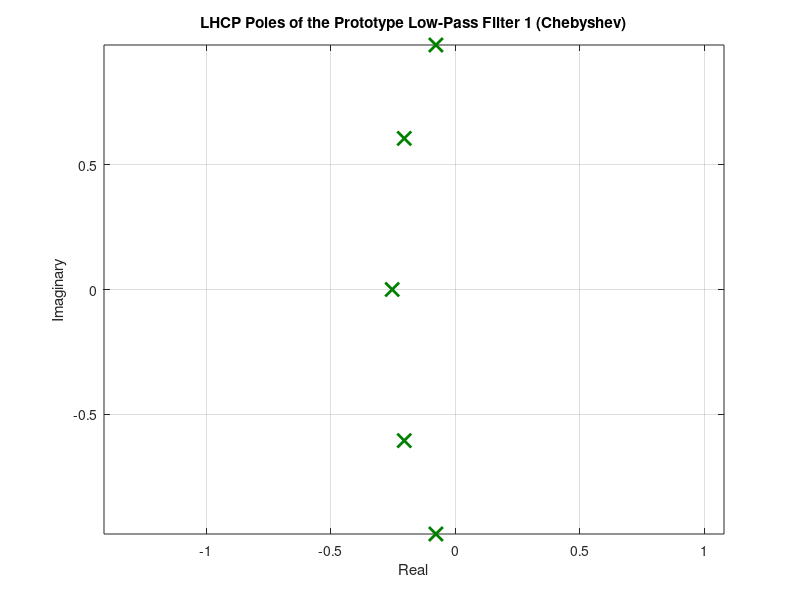

Write the MATLAB code that produced this figure. (Note: this script raises an error after producing the figure.)
%% Specifications and Initial Setup
clear;
close all;
clc;

% Sampling Parameters
Fs = 630e3; % Sampling frequency (Hz)

% Band Specifications (Hz)
f_pass1 = [65e3 95e3]; % First passband
f_pass2 = [210e3 240e3]; % Second passband
f_trans = 5e3; % Transition bandwidth
delta_1 = 0.15;
delta_2 = 0.15;

% Calculate stopband frequencies
f_stop1 = [f_pass1(1)-f_trans f_pass1(2)+f_trans];
f_stop2 = [f_pass2(1)-f_trans f_pass2(2)+f_trans];
fprintf('f_stop1 = %g, f_stop2 = %g\n', f_stop1/1000, f_stop2/1000);

omega_p1(1) = 2 * pi * f_pass1(1) / Fs; % Normalized passband edge (Group I)
omega_p1(2) = 2 * pi * f_pass1(2) / Fs; % Normalized passband edge (Group I)
omega_s1(1) = 2 * pi * f_stop1(1) / Fs; % Normalized stopband edge (Group I)
omega_s1(2) = 2 * pi * f_stop1(2) / Fs; % Normalized stopband edge (Group I)
fprintf('omega_p1 = %g to %g, omega_s1 = %g to %g \n', omega_p1(1), omega_p1(2), omega_s1(1), omega_s1(2));

omega_p2(1) = 2 * pi * f_pass2(1) / Fs; % Normalized passband edge (Group II)
omega_p2(2) = 2 * pi * f_pass2(2) / Fs; % Normalized passband edge (Group II)
omega_s2(1) = 2 * pi * f_stop2(1) / Fs; % Normalized stopband edge (Group II)
omega_s2(2) = 2 * pi * f_stop2(2) / Fs; % Normalized stopband edge (Group II)
fprintf('omega_p2 = %g to %g, omega_s2 = %g to %g \n', omega_p2(1), omega_p2(2), omega_s2(1), omega_s2(2));

% Calculating D1 and D2 to find out N
D1 = (1 / (1 - delta_1)^2) - 1;
D2 = (1 / delta_2^2) - 1;
fprintf('D1 = %g and D2 = %g\n', D1, D2);

% Computing Capital Omega
Omega_p1(1) = tan(omega_p1(1)/2);
Omega_p1(2) = tan(omega_p1(2)/2);
Omega_s1(1) = tan(omega_s1(1)/2);
Omega_s1(2) = tan(omega_s1(2)/2);
B_1 = Omega_p1(2)-Omega_p1(1);
Omega0_1 = sqrt(Omega_p1(2) * Omega_p1(1));

Omega_p2(1) = tan(omega_p2(1)/2);
Omega_p2(2) = tan(omega_p2(2)/2);
Omega_s2(1) = tan(omega_s2(1)/2);
Omega_s2(2) = tan(omega_s2(2)/2);
B_2 = Omega_p2(2)-Omega_p2(1);
Omega0_2 = sqrt(Omega_p2(2) * Omega_p2(1));

% Add a check to ensure the frequencies are valid
if any(omega_p1 > pi) || any(omega_s1 > pi) || any(omega_p2 > pi) || any(omega_s2 > pi)
    error('Normalized frequencies exceed Nyquist range (0 to pi).');
end

% Transforming to Low-pass
LP_Omega_p1(1) = -1;
LP_Omega_p1(2) = 1;
LP_Omega_s1(1) = ((Omega_s1(1))^2 - (Omega0_1)^2)/(B_1 * Omega_s1(1));
LP_Omega_s1(2) = ((Omega_s1(2))^2 - (Omega0_1)^2)/(B_1 * Omega_s1(2));

LP_Omega_p2(1) = -1;
LP_Omega_p2(2) = 1;
LP_Omega_s2(1) = ((Omega_s2(1))^2 - (Omega0_2)^2)/(B_2 * Omega_s2(1));
LP_Omega_s2(2) = ((Omega_s2(2))^2 - (Omega0_2)^2)/(B_2 * Omega_s2(2));

% For calculating N and Omega_c, we consider the min of either of the 
% LP_Omega_s(1) and LP_Omega_s(2) so as to enforce the more strigent
% condition
LP_Omega_s1_min = min(abs(LP_Omega_s1(1)), abs(LP_Omega_s1(2)));
LP_Omega_s2_min = min(abs(LP_Omega_s2(1)), abs(LP_Omega_s2(2)));
fprintf('LP_Omega_s1_min = %g and LP_Omega_s2_min = %g\n', LP_Omega_s1_min, LP_Omega_s2_min);

% Calculate order and LP_OmegaC for Group I (Chebyshev)
N1 = ceil(acosh(sqrt(D2/D1)) / acosh(LP_Omega_s1_min));
LP_OMegaC_1_min = 1/((D1)^(0.5/N1));
LP_OMegaC_1_max = LP_Omega_s1_min/((D2)^(0.5/N1));
LP_OmegaC_1 = (LP_OMegaC_1_min + LP_OMegaC_1_max)/2;

% Calculate order and LP_OmegaC for Group II (Chebyshev)
N2 = ceil(acosh(sqrt(D2/D1)) / acosh(LP_Omega_s2_min));
LP_OmegaC_2 = (1/(D1)^(0.5/N2) + LP_Omega_s2_min/((D2)^(0.5/N2)))/2;

fprintf('N1 = %d and N2 = %d\n', N1, N2);
fprintf('LP_OmegaC_1 = %g and LP_OmegaC_2 = %g\n', LP_OmegaC_1, LP_OmegaC_2);

% Use the higher order to ensure both bands meet specifications
N = max(N1, N2);
fprintf('Max required filter order: %g\n', N);

%% Print Design Specifications
fprintf('\n=== Filter Design Specifications ===\n');
fprintf('Sampling Frequency: %.2f kHz\n', Fs/1000);
fprintf('\nFirst Passband: %.2f - %.2f kHz\n', f_pass1(1)/1000, f_pass1(2)/1000);
fprintf('First Stopband: %.2f - %.2f kHz\n', f_stop1(1)/1000, f_stop1(2)/1000);
fprintf('\nSecond Passband: %.2f - %.2f kHz\n', f_pass2(1)/1000, f_pass2(2)/1000);
fprintf('Second Stopband: %.2f - %.2f kHz\n', f_stop2(1)/1000, f_stop2(2)/1000);
fprintf('\nTransition Width: %.2f kHz\n', f_trans/1000);
fprintf('\nN1: %.2f and N2: %.2f\n', N1, N2);
fprintf('Filter Order: %d\n', N);

%% Print Transfer Function Details
fprintf('\n=== Transfer Function Information ===\n');
fprintf('First Band:\n');
fprintf('Center Frequency (W01): %.4f\n', LP_OmegaC_1);
fprintf('Bandwidth (B1): %.4f\n', B_1);
fprintf('\nSecond Band:\n');
fprintf('Center Frequency (W02): %.4f\n', LP_OmegaC_2);
fprintf('Bandwidth (B2): %.4f\n', B_2);

%% Print Filter Equations
fprintf('\n=== Filter Equations ===\n');
fprintf('\nFrequency Transformation:\n');
fprintf('s -> (s^2 + W0^2)/(Bs)\n');
fprintf('\nBilinear Transform:\n');
fprintf('s -> (z-1)/(z+1)\n');

%% Design First Bandpass Filter (Chebyshev)
% Calculate Chebyshev poles for prototype LPF
epsilon1 = sqrt(D1);
eta1 = asinh(1/epsilon1) / N1;
poles_LHCP_1 = zeros(1, N1);
fprintf('Calculated poles for the prototype LPF 1 (Chebyshev):\n');
for k = 1:N1
    theta = (2*k - 1)*pi/(2*N1);
    sigma = sinh(eta1)*sin(theta);
    omega = cosh(eta1)*cos(theta);
    poles_LHCP_1(k) = -sigma + 1i*omega;
    fprintf('Pole (%d) = %.4f + %.4fi\n', k, real(poles_LHCP_1(k)), imag(poles_LHCP_1(k)));
end

% Plot the LHCP poles on the complex plane
figure;
plot(real(poles_LHCP_1), imag(poles_LHCP_1), 'x', 'MarkerSize', 10, 'LineWidth', 2, 'Color', [0, 0.5, 0]);
title('LHCP Poles of the Prototype Low-Pass Filter 1 (Chebyshev)');
xlabel('Real');
ylabel('Imaginary');
grid on;
axis equal;

% Normalize coefficients
den_lpf1 = poly(poles_LHCP_1);

% % Adjust DC gain for Chebyshev Type I filter
if mod(N1, 2) == 0
    desired_H0 = 1 / sqrt(1 + epsilon1^2); % Desired DC gain for even-order Chebyshev
else
    desired_H0 = 1; % Desired DC gain for odd-order Chebyshev
end
num_lpf1 = den_lpf1(end) * desired_H0; % Scale numerator to adjust DC gain

% Convert to bandpass using frequency transformation
syms s z;
analog_lpf1(s) = poly2sym(num_lpf1,s)/poly2sym(den_lpf1,s);
analog_bpf1(s) = analog_lpf1(((s*s) + (Omega0_1*Omega0_1))/((B_1)*s));

% Apply Bilinear Transform
digital_bpf1(z) = analog_bpf1((1-z)/(1+z));
fprintf('BPF_1 Digital Transfer Function:\n');
disp(digital_bpf1(z));

% Print coefficients of BPF_1
[num_bpf1_sym, den_bpf1_sym] = numden(digital_bpf1(z));
num_bpf1 = sym2poly(expand(num_bpf1_sym));
den_bpf1 = sym2poly(expand(den_bpf1_sym));

% Normalize coefficients
num_bpf1 = num_bpf1/den_bpf1(1);
den_bpf1 = den_bpf1/den_bpf1(1);

fprintf('\n=== First Filter Coefficients After Bilinear Transformation ===\n');
fprintf('Numerator coefficients (b1):\n');
for i = 1:length(num_bpf1)
    fprintf('b1(%d) = %.10g\n', i-1, num_bpf1(i));
end
fprintf('\nDenominator coefficients (a1):\n');
for i = 1:length(den_bpf1)
    fprintf('a1(%d) = %.10g\n', i-1, den_bpf1(i));
end

%% Design Second Bandpass Filter (Chebyshev)
% Calculate Chebyshev poles for prototype LPF
epsilon2 = sqrt(D1);
eta2 = asinh(1/epsilon2) / N2;
poles_LHCP_2 = zeros(1, N2);
fprintf('Calculated poles for the prototype LPF 2 (Chebyshev):\n');
for k = 1:N2
    theta = (2*k - 1)*pi/(2*N2);
    sigma = sinh(eta2)*sin(theta);
    omega = cosh(eta2)*cos(theta);
    poles_LHCP_2(k) = -sigma + 1i*omega;
    fprintf('Pole (%d) = %.4f + %.4fi\n', k, real(poles_LHCP_2(k)), imag(poles_LHCP_2(k)));
end

% Plot the LHCP poles on the complex plane
figure;
plot(real(poles_LHCP_2), imag(poles_LHCP_2), 'x', 'MarkerSize', 10, 'LineWidth', 2, 'Color', [0, 0.5, 0]);
title('LHCP Poles of the Prototype Low-Pass Filter 2 (Chebyshev)');
xlabel('Real');
ylabel('Imaginary');
grid on;
axis equal;

% Normalize coefficients
den_lpf2 = poly(poles_LHCP_2);

% % Adjust DC gain for Chebyshev Type II filter
if mod(N2, 2) == 0
    desired_H0 = 1 / sqrt(1 + epsilon2^2); % Desired DC gain for even-order Chebyshev
else
    desired_H0 = 1; % Desired DC gain for odd-order Chebyshev
end
num_lpf2 = den_lpf2(end) * desired_H0; % Scale numerator to adjust DC gain

% Convert to bandpass using frequency transformation
syms s z;
analog_lpf2(s) = poly2sym(num_lpf2,s)/poly2sym(den_lpf2,s);
analog_bpf2(s) = analog_lpf2(((s*s) + (Omega0_2*Omega0_2))/((B_2)*s));

% Apply Bilinear Transform
digital_bpf2(z) = analog_bpf2((1-z)/(1+z));
fprintf('BPF_2 Digital Transfer Function:\n');
disp(digital_bpf2(z));

% Print coefficients of BPF_2
[num_bpf2_sym, den_bpf2_sym] = numden(digital_bpf2(z));
num_bpf2 = sym2poly(expand(num_bpf2_sym));
den_bpf2 = sym2poly(expand(den_bpf2_sym));

% Normalize coefficients
num_bpf2 = num_bpf2/den_bpf2(1);
den_bpf2 = den_bpf2/den_bpf2(1);

fprintf('\n=== Second Filter Coefficients After Bilinear Transformation ===\n');
fprintf('Numerator coefficients (b2):\n');
for i = 1:length(num_bpf2)
    fprintf('b2(%d) = %.10g\n', i-1, num_bpf2(i));
end
fprintf('\nDenominator coefficients (a2):\n');
for i = 1:length(den_bpf2)
    fprintf('a2(%d) = %.10g\n', i-1, den_bpf2(i));
end

%% Combine Discrete Filters
num_discrete_total = conv(num_bpf1, den_bpf2) + conv(num_bpf2, den_bpf1);
den_discrete_total = conv(den_bpf1, den_bpf2);

% Normalize combined filter coefficients
num_discrete_total = num_discrete_total/den_discrete_total(1);
den_discrete_total = den_discrete_total/den_discrete_total(1);

%% Print Coefficients After Bilinear Transformation
fprintf('\n=== Combined Filter Coefficients (NORMALIZED) After Bilinear Transformation ===\n');
fprintf('Numerator coefficients (b_total):\n');
for i = 1:length(num_discrete_total)
    fprintf('b_total(%d) = %.10g\n', i-1, num_discrete_total(i));
end
fprintf('\nDenominator coefficients (a_total):\n');
for i = 1:length(den_discrete_total)
    fprintf('a_total(%d) = %.10g\n', i-1, den_discrete_total(i));
end

% Print Transfer Function After Bilinear Transformation
fprintf('\n=== Transfer Function After Bilinear Transformation ===\n');
fprintf('H(z) = ');
for i = 1:length(num_discrete_total)
    fprintf('%.10g * z^%d ', num_discrete_total(i), i-1);
    if i < length(num_discrete_total)
        fprintf('+ ');
    end
end
fprintf('/\n');
for i = 1:length(den_discrete_total)
    fprintf('%.10g * z^%d ', den_discrete_total(i), i-1);
    if i < length(den_discrete_total)
        fprintf('+ ');
    end
end
fprintf('\n');

%% All Plots
fs = 630e3;  % Sampling frequency in Hz
f = linspace(0, fs/2, 1024);  % Frequency axis from 0 to Nyquist

[H1, w1] = freqz(num_bpf1, den_bpf1, 1024, fs); % Frequency response 
% Plot Magnitude Response
figure; hold on; grid on;
plot(w1, abs(H1), 'b', 'LineWidth', 2);  % Plot frequency response in blue
xlabel('Frequency (KHz)');
ylabel('Magnitude');
yline(0.15, '--k', 'Tolerance 0.15', 'LabelHorizontalAlignment', 'left'); 
yline(0.85, '--k', 'Tolerance 0.85', 'LabelHorizontalAlignment', 'left');

% Find intersection points for y=0.15
crossing_015_indices_1 = find(diff(sign(abs(H1) - 0.15))); % Find indices where the magnitude crosses 0.15
intersect_015_1 = w1(crossing_015_indices_1); % Frequencies at these indices

% Find intersection points for y=0.85
crossing_085_indices_1 = find(diff(sign(abs(H1) - 0.85))); % Find indices where the magnitude crosses 0.85
intersect_085_1 = w1(crossing_085_indices_1); % Frequencies at these indices

% Mark the intersection points
plot(intersect_015_1, 0.15*ones(size(intersect_015_1)), 'ro', 'MarkerFaceColor', 'r'); % Red markers for y=0.15 intersections
plot(intersect_085_1, 0.85*ones(size(intersect_085_1)), 'go', 'MarkerFaceColor', 'g'); % Green markers for y=0.85 intersections

% Label the intersection points for y = 0.15
for i = 1:length(intersect_015_1)
    text(intersect_015_1(i), 0.15, sprintf('%.1f kHz', intersect_015_1(i)/1e3), 'VerticalAlignment', 'bottom', 'HorizontalAlignment', 'right');
end

% Label the intersection points for y = 0.85
for i = 1:length(intersect_085_1)
    text(intersect_085_1(i), 0.85, sprintf('%.1f kHz', intersect_085_1(i)/1e3), 'VerticalAlignment', 'top', 'HorizontalAlignment', 'left');
end

% Labels and Legends
xlabel('Frequency (Hz)');
ylabel('Magnitude Response');
title('Magnitude Response of First Passband Chebyshev Filter');
legend({'Magnitude Response', 'Tolerance of Passband', 'Tolerance of Passband'}, 'Location', 'Best');
hold off;
 

[H2, w2] = freqz(num_bpf2, den_bpf2, 1024, fs); % Frequency response
% Plot Magnitude Response
figure; hold on; grid on;
plot(w2, abs(H2), 'b', 'LineWidth', 2);  % Plot frequency response in blue
xlabel('Frequency (KHz)');
ylabel('Magnitude');
title('Magnitude Response of Second Passband Chebyshev Filter');
yline(0.15, '--k', 'Tolerance 0.15', 'LabelHorizontalAlignment', 'left'); 
yline(0.85, '--k', 'Tolerance 0.85', 'LabelHorizontalAlignment', 'left');

% Find intersection points for y=0.15
crossing_015_indices_2 = find(diff(sign(abs(H2) - 0.15))); % Find indices where the magnitude crosses 0.15
intersect_015_2 = w2(crossing_015_indices_2); % Frequencies at these indices

% Find intersection points for y=0.85
crossing_085_indices_2 = find(diff(sign(abs(H2) - 0.85))); % Find indices where the magnitude crosses 0.85
intersect_085_2 = w2(crossing_085_indices_2); % Frequencies at these indices

% Mark the intersection points
plot(intersect_015_2, 0.15*ones(size(intersect_015_2)), 'ro', 'MarkerFaceColor', 'r'); % Red markers for y=0.15 intersections
plot(intersect_085_2, 0.85*ones(size(intersect_085_2)), 'go', 'MarkerFaceColor', 'g'); % Green markers for y=0.85 intersections

% Label the intersection points for y = 0.15
for i = 1:length(intersect_015_2)
    text(intersect_015_2(i), 0.15, sprintf('%.1f kHz', intersect_015_2(i)/1e3), 'VerticalAlignment', 'bottom', 'HorizontalAlignment', 'right');
end

% Label the intersection points for y = 0.85
for i = 1:length(intersect_085_2)
    text(intersect_085_2(i), 0.85, sprintf('%.1f kHz', intersect_085_2(i)/1e3), 'VerticalAlignment', 'top', 'HorizontalAlignment', 'left');
end

% Labels and Legends
xlabel('Frequency (Hz)');
ylabel('Magnitude Response');
title('Magnitude Response of Second Passband Chebyshev Filter');
legend({'Magnitude Response', 'Tolerance of Passband', 'Tolerance of Passband'}, 'Location', 'Best');
hold off;
 

[H, w] = freqz(num_discrete_total, den_discrete_total, 1024, fs); % Frequency response
% Plot Magnitude Response
figure; hold on; grid on;
plot(w, abs(H), 'b', 'LineWidth', 2);  % Plot frequency response in blue
xlabel('Frequency (KHz)');
ylabel('Magnitude');
title('Magnitude Response of Multi-Passband Chebyshev Filter');
yline(0.15, '--k', 'Tolerance 0.15', 'LabelHorizontalAlignment', 'left'); 
yline(0.85, '--k', 'Tolerance 0.85', 'LabelHorizontalAlignment', 'left');

% Shading for Passband Regions
fill([65e3 95e3 95e3 65e3], [0.85 0.85 1 1], 'g', 'FaceAlpha', 0.2, 'EdgeColor', 'none');
fill([210e3 240e3 240e3 210e3], [0.85 0.85 1 1], 'g', 'FaceAlpha', 0.2, 'EdgeColor', 'none');

% Shading for Stopband Regions
fill([0 60e3 60e3 0], [0 0 0.15 0.15], 'r', 'FaceAlpha', 0.2, 'EdgeColor', 'none');
fill([100e3 205e3 205e3 100e3], [0 0 0.15 0.15], 'r', 'FaceAlpha', 0.2, 'EdgeColor', 'none');
fill([245e3 fs/2 fs/2 245e3], [0 0 0.15 0.15], 'r', 'FaceAlpha', 0.2, 'EdgeColor', 'none');

% Shading for Transition Bands
fill([60e3 65e3 65e3 60e3], [0 0 1 1], 'y', 'FaceAlpha', 0.2, 'EdgeColor', 'none');
fill([95e3 100e3 100e3 95e3], [0 0 1 1], 'y', 'FaceAlpha', 0.2, 'EdgeColor', 'none');
fill([205e3 210e3 210e3 205e3], [0 0 1 1], 'y', 'FaceAlpha', 0.2, 'EdgeColor', 'none');
fill([240e3 245e3 245e3 240e3], [0 0 1 1], 'y', 'FaceAlpha', 0.2, 'EdgeColor', 'none');

% Find intersection points for y=0.15
crossing_015_indices = find(diff(sign(abs(H) - 0.15))); % Find indices where the magnitude crosses 0.15
intersect_015 = w(crossing_015_indices); % Frequencies at these indices

% Find intersection points for y=0.85
crossing_085_indices = find(diff(sign(abs(H) - 0.85))); % Find indices where the magnitude crosses 0.85
intersect_085 = w(crossing_085_indices); % Frequencies at these indices

% Mark the intersection points
plot(intersect_015, 0.15*ones(size(intersect_015)), 'ro', 'MarkerFaceColor', 'r'); % Red markers for y=0.15 intersections
plot(intersect_085, 0.85*ones(size(intersect_085)), 'go', 'MarkerFaceColor', 'g'); % Green markers for y=0.85 intersections

% Label the intersection points for y = 0.15
for i = 1:length(intersect_015)
    text(intersect_015(i), 0.15, sprintf('%.1f kHz', intersect_015(i)/1e3), 'VerticalAlignment', 'bottom', 'HorizontalAlignment', 'right');
end

% Label the intersection points for y = 0.85
for i = 1:length(intersect_085)
    text(intersect_085(i), 0.85, sprintf('%.1f kHz', intersect_085(i)/1e3), 'VerticalAlignment', 'top', 'HorizontalAlignment', 'left');
end

% Labels and Legends
xlabel('Frequency (Hz)');
ylabel('Magnitude Response');
title('Magnitude Response of Multi-Passband Chebyshev Filter');
legend({'Magnitude Response', 'Tolerance of Passband', 'Tolerance of Passband', 'Passband', 'Transition Band', 'Stopband'}, 'Location', 'Best');
hold off;

%% Plot dB-Response in a Separate Window Using fvtool
fvtool(num_discrete_total, den_discrete_total, 'Fs', Fs);